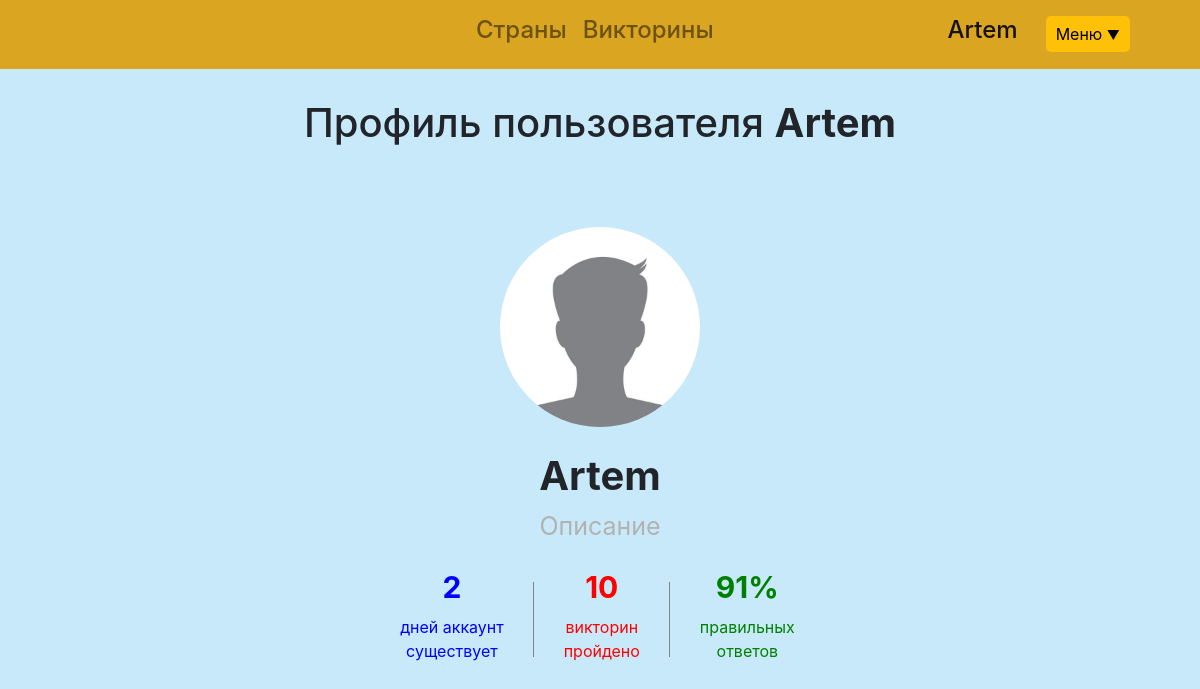
/profile/Artem (signed in), run on an earlier commit of the app's database.
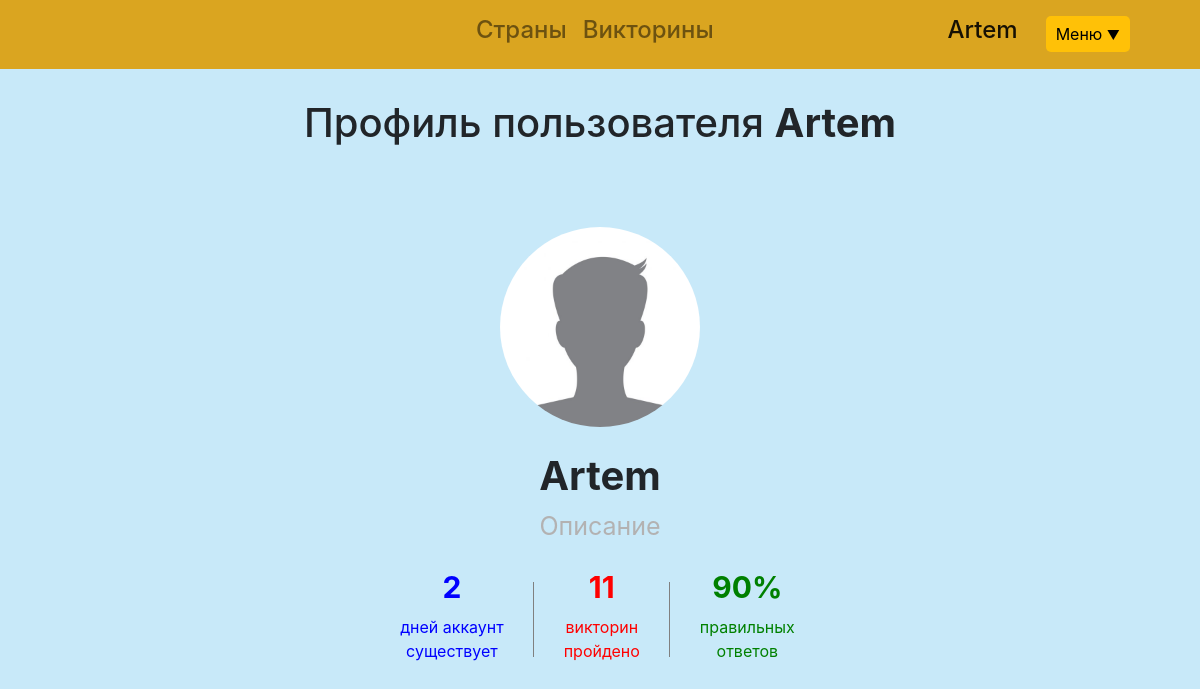
And on a later commit of the database.
### data/users.py (models this page shows, shortened)
class User(SqlAlchemyBase, UserMixin):
    __tablename__ = 'users'
    id = sqlalchemy.Column(sqlalchemy.Integer, primary_key=True, autoincrement=True)
    login = sqlalchemy.Column(sqlalchemy.String, index=True, unique=True, nullable=True)
    hashed_password = sqlalchemy.Column(sqlalchemy.String, nullable=True)
    created_date = sqlalchemy.Column(sqlalchemy.DateTime, default=datetime.date.today())
    description = sqlalchemy.Column(sqlalchemy.String, nullable=True, default='Нет описания')
    avatar = sqlalchemy.Column(sqlalchemy.String, nullable=True)
    amount_quiz = sqlalchemy.Column(sqlalchemy.Integer, nullable=True, default=0)
    correct_answers = sqlalchemy.Column(sqlalchemy.Integer, nullable=True, default=0)

### main.py (the view)
@app.route('/profile/<nickname>')
def profile_page(nickname):
    reset_data()
    info = session.query(User).filter(User.login == nickname).first()
    print(current_user.avatar)
    wins = '-'
    days = (datetime.datetime.now() - info.created_date).days
    if info.amount_quiz != 0:
        wins = str(int((info.correct_answers / (info.amount_quiz * 10)) * 100)) + '%'
    return render_template('profile.html', data=info, days=days, wins=wins)

### main.py (called while the page is built)
@login_manager.user_loader
def load_user(user_id):
    return session.query(User).get(user_id)

def reset_data():
    global score_quiz, win_score_quiz, progress_on_quiz, wrong_options, correct_options
    score_quiz = 0
    win_score_quiz = 0
    progress_on_quiz = progress_on_quiz_copy.copy()
    wrong_options = []
    correct_options = []

### templates/profile.html (shortened to what this page needs)
{% extends "base.html" %}
{% block content %}
<head>
 </head>
<h1 class="h1 mb-4 text-center" style="margin-top: 30px;">Профиль пользователя <strong>{{data.login}}</strong></h1>
<div align="center" style="margin-top: 80px;">
    <img src="{{data.avatar}}"  alt="Not found" width="200px" height="200px" style="border-radius: 300px;">
    <h1 style="margin-top: 25px;"><strong>{{data.login}}</strong></h1>
    <p style="color: #b3b2b2; font-size: 25px;">{{data.description}}</p>
</div>
<div align="center">
    <ul class="stats">
        <li style="padding-right: 20px; color: blue">
            <strong>{{days}}</strong>
            <div style="line-height: 0.8;">
                <font size="3px">дней аккаунт <br> существует</font>
            </div></li>
        <li style="padding-left: 20px; padding-right: 20px; color: red">
            <strong>{{data.amount_quiz}}</strong>
            <div style="line-height: 0.8;">
                <font size="3px">викторин <br> пройдено</font>
            </div></li>
        <li style="padding-left: 20px; color: green">
            <strong>{{wins}}</strong>
            <div style="line-height: 0.8;">
                <font size="3px">правильных <br> ответов</font>
            </div></li>
    </ul>
</div>
{% endblock %}

### templates/base.html (shortened to what this page needs)
<!doctype html>
<html lang="en">
<head>
    <link rel="stylesheet"
          href="https://stackpath.bootstrapcdn.com/bootstrap/4.4.1/css/bootstrap.min.css"
>
    <link rel="stylesheet" type="text/css" href="{{ url_for('static', filename='css/style.css') }}">
</head>
<body>
<header>
    <nav class="navbar-expand navbar-light" style="background-color: #daa520;">
        <div class="container navbar">
            <ul class="navbar-nav font-weight-bold mx-auto">
                <li class="nav-item">
                    <a class="nav-item nav-link h4" href="/" style="margin-left: 220px;">Страны</a>
                </li>
                <li class="nav-item">
                    <a class="nav-item nav-link h4" href="/quizzes">Викторины</a>
                </li>
            </ul>
            <ul class="navbar-nav font-weight-bold mx-right">
                {% if current_user.is_authenticated %}
                <li class="nav-item">
                    <span class="nav-item nav-link active h4">{{ current_user.login }}</span>
                </li>
                <li class="nav-item dropdown">
                  <div class="dropdown">
                      <button class="drop-button btn-warning">Меню <font size="2px;">▼</font></button>
                  </div>
                </li>
                {% endif %}
            </ul>
        </div>
    </nav>
</header>
<main role="main" class="container p-0">
    {% block content %}{% endblock %}
</main>
</body>
</html>

### static/css/style.css (style rules this page uses)
a { text-decoration: none; color: #595959; }
.drop-button { margin-top: 8px; margin-left: 20px; margin-right: 40px; padding: 6px 10px 6px 10px; color: black; border: none; border-radius: 5px; }
.dropdown { position: relative; display: inline-block; }

### templates/base.html (style rules this page uses)
body { background: #c8e9f9; }

### templates/profile.html (style rules this page uses)
ul.stats { margin: 0; padding: 4px; }
ul.stats li { display: inline-block; margin-right: 5px; padding: 0px; font-size: 30px; }

What changed in the data, as far as the page shows it:
changed User "Artem": amount_quiz "10" → "11"
Also different on the page:
{{ wins }}: "91%" → "90%"
